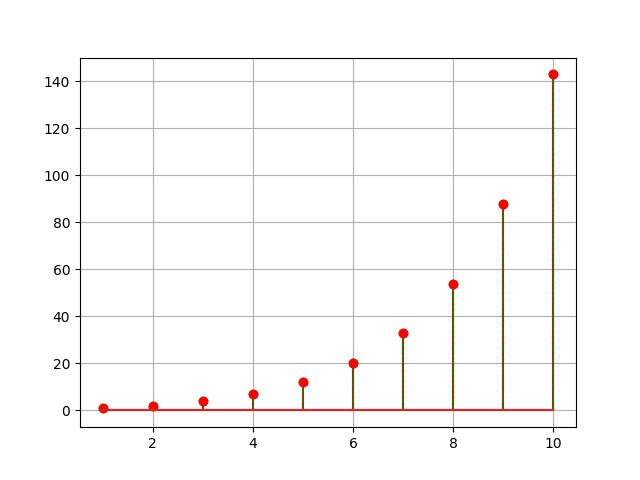

Write Python code to recreate this figure.
import numpy as np
import math
import matplotlib.pyplot as plt
from sympy import symbols

#n=symbols("n")
al=(1+math.sqrt(5))/2
be=(1-math.sqrt(5))/2

def a(n):
    if n>=1:
        return (al**n-be**n)/(al-be)
    else:
        return 0

def b(n):
    if n>1:
        return a(n-1)+a(n+1)
    elif n==1:
        return 1
    else:
        return 0

def b1(n):
    if n>=1:
        return al**n+be**n
    else:
        return 0
def LHS1(n):
    sum=0
    for i in range(1,n+1):
        sum+=a(i)
    return sum

def RHS1(n):
    return a(n+2)-1

k=np.arange(1,11)

RHS1_vec=np.vectorize(RHS1)
LHS1_vec=np.vectorize(LHS1)

plt.stem(k,RHS1_vec(k),markerfmt='go',linefmt='g')
plt.stem(k,LHS1_vec(k),markerfmt='ro',linefmt='r:')
plt.grid()
plt.savefig("./1.1.png")
plt.show()

def LHS2(k):
    sum=0
    for i in range(1,k+1):
        sum+=a(i)/10**i
    return sum

LHS2_vec=np.vectorize(LHS2)

l=np.arange(1,10)

plt.axhline(y=10/89,c='b')
plt.stem(l,LHS2_vec(l),linefmt='r-')
plt.grid()
plt.savefig("./1.2.png")
plt.show()

b_vec=np.vectorize(b)
b1_vec=np.vectorize(b1)
plt.stem(k,b_vec(k))
plt.stem(k,b1_vec(k),linefmt='r:')
plt.grid()
plt.savefig("./1.3.png")
plt.show()

def LHS4(k):
    sum=0
    for i in range(1,k+1):
        sum+=b(i)/10**i
    return sum

LHS4_vec=np.vectorize(LHS4)


plt.axhline(y=8/89,c='b')
plt.axhline(y=12/89,c='g')
plt.stem(l,LHS4_vec(l),linefmt='r-')
plt.grid()
plt.savefig("./1.4.png")
plt.show()
